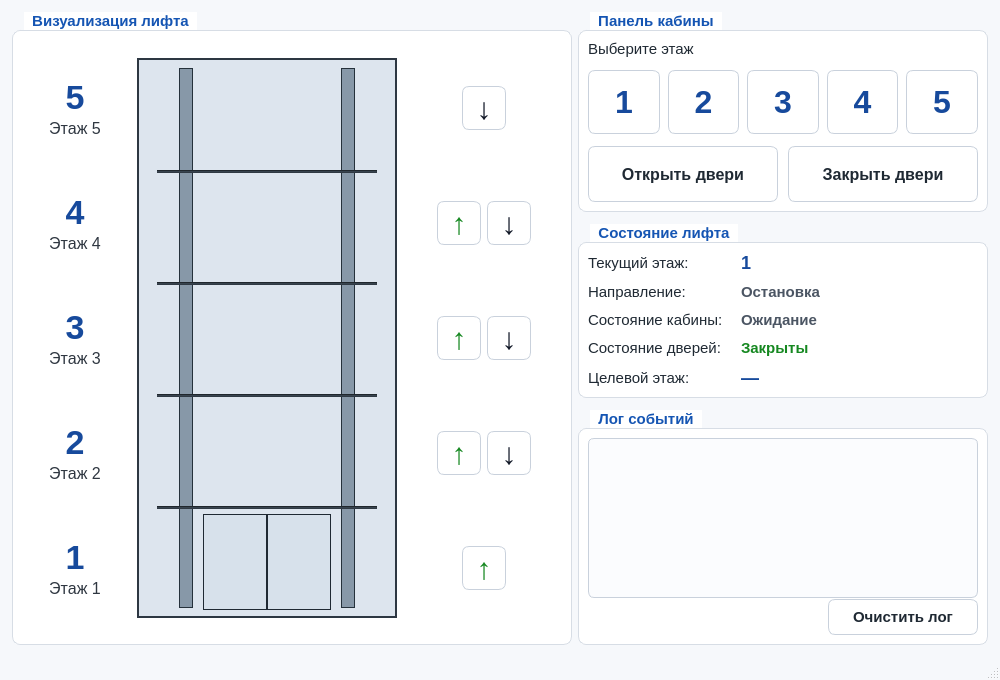
<?xml version="1.0" encoding="UTF-8"?>
<ui version="4.0">
 <class>MainWindow</class>
 <widget class="QMainWindow" name="MainWindow">
  <property name="geometry">
   <rect>
    <x>0</x>
    <y>0</y>
    <width>1000</width>
    <height>680</height>
   </rect>
  </property>
  <property name="minimumSize">
   <size>
    <width>1000</width>
    <height>680</height>
   </size>
  </property>
  <property name="windowTitle">
   <string>Симулятор пассажирского лифта — 5 этажей</string>
  </property>
  <property name="styleSheet">
   <string notr="true">QMainWindow {
    background: #f6f8fb;
}

QWidget {
    color: #1f2933;
    font-family: &quot;Segoe UI&quot;, &quot;Arial&quot;;
    font-size: 15px;
}

QGroupBox {
    background: #ffffff;
    border: 1px solid #d7dde5;
    border-radius: 8px;
    margin-top: 18px;
    font-weight: 600;
    color: #1555b3;
}

QGroupBox::title {
    subcontrol-origin: margin;
    subcontrol-position: top left;
    left: 12px;
    padding: 0 6px;
    background: #ffffff;
    color: #1555b3;
    font-size: 18px;
    font-weight: 700;
}

QPushButton {
    background: #ffffff;
    border: 1px solid #c9d1dc;
    border-radius: 7px;
    color: #1f2933;
    font-weight: 500;
}

QPushButton:hover {
    background: #f3f7fd;
    border-color: #9bb7df;
}

QPushButton:pressed {
    background: #dceaff;
    border-color: #1f5fbf;
}

QPushButton:checked {
    background: #e7f0ff;
    border: 2px solid #1f5fbf;
    color: #174a9c;
}

QPushButton:disabled {
    background: #edf0f3;
    border-color: #d2d7de;
    color: #98a1ad;
}

QLabel {
    background: transparent;
}

#visualPanelGroup,
#cabinPanelGroup,
#statusGroup,
#logGroup {
    background: #ffffff;
}

#floorNumberLabel1,
#floorNumberLabel2,
#floorNumberLabel3,
#floorNumberLabel4,
#floorNumberLabel5 {
    color: #174a9c;
    font-size: 34px;
    font-weight: 800;
}

#floorCaptionLabel1,
#floorCaptionLabel2,
#floorCaptionLabel3,
#floorCaptionLabel4,
#floorCaptionLabel5 {
    color: #2f3741;
    font-size: 16px;
}

#shaftFrame {
    background: #dde5ee;
    border: 2px solid #2d3742;
    border-radius: 0;
}

#leftRailFrame,
#rightRailFrame {
    background: #8798a8;
    border: 1px solid #25313b;
}

#floorDividerFrame2,
#floorDividerFrame3,
#floorDividerFrame4,
#floorDividerFrame5 {
    color: #303a44;
    background: #303a44;
}

#elevatorCabinFrame {
    background: #cfd9e4;
    border: 2px solid #111827;
}

#leftDoorFrame,
#rightDoorFrame {
    background: #d7e1eb;
    border: 1px solid #1f2933;
}

#callUpButton1,
#callUpButton2,
#callUpButton3,
#callUpButton4 {
    color: #168821;
    font-size: 30px;
    font-weight: 800;
}

#callDownButton2,
#callDownButton3,
#callDownButton4,
#callDownButton5 {
    color: #111827;
    font-size: 30px;
    font-weight: 800;
}

#callUpButton1:checked,
#callUpButton2:checked,
#callUpButton3:checked,
#callUpButton4:checked {
    background: #e8f8eb;
    border: 2px solid #168821;
    color: #0f7a1a;
}

#callDownButton2:checked,
#callDownButton3:checked,
#callDownButton4:checked,
#callDownButton5:checked {
    background: #e7f0ff;
    border: 2px solid #174a9c;
    color: #174a9c;
}

#cabinFloorButton1,
#cabinFloorButton2,
#cabinFloorButton3,
#cabinFloorButton4,
#cabinFloorButton5 {
    color: #174a9c;
    font-size: 32px;
    font-weight: 800;
}

#cabinFloorButton1:checked,
#cabinFloorButton2:checked,
#cabinFloorButton3:checked,
#cabinFloorButton4:checked,
#cabinFloorButton5:checked {
    background: #e7f0ff;
    border: 2px solid #174a9c;
}

#openDoorsButton,
#closeDoorsButton {
    font-size: 16px;
    min-height: 54px;
}

#currentFloorValueLabel,
#targetFloorValueLabel {
    color: #174a9c;
    font-size: 18px;
    font-weight: 800;
}

#directionValueLabel,
#cabinStateValueLabel {
    color: #4b5563;
    font-weight: 600;
}

#doorsStateValueLabel {
    color: #168821;
    font-weight: 700;
}

#eventLogEdit {
    background: #fbfcfe;
    border: 1px solid #c9d1dc;
    border-radius: 6px;
    color: #1f2933;
    font-family: &quot;Consolas&quot;, &quot;Courier New&quot;, monospace;
    font-size: 14px;
    selection-background-color: #cfe0ff;
}

#clearLogButton {
    min-height: 34px;
}
</string>
  </property>
  <widget class="QWidget" name="centralwidget">
   <layout class="QHBoxLayout" name="mainLayout">
    <property name="leftMargin">
     <number>12</number>
    </property>
    <property name="topMargin">
     <number>12</number>
    </property>
    <property name="rightMargin">
     <number>12</number>
    </property>
    <property name="bottomMargin">
     <number>12</number>
    </property>
    <property name="spacing">
     <number>12</number>
    </property>
    <item>
     <widget class="QGroupBox" name="visualPanelGroup">
      <property name="sizePolicy">
       <sizepolicy hsizetype="Expanding" vsizetype="Expanding">
        <horstretch>3</horstretch>
        <verstretch>1</verstretch>
       </sizepolicy>
      </property>
      <property name="minimumSize">
       <size>
        <width>560</width>
        <height>620</height>
       </size>
      </property>
      <property name="title">
       <string>Визуализация лифта</string>
      </property>
      <layout class="QGridLayout" name="visualLayout">
       <property name="leftMargin">
        <number>12</number>
       </property>
       <property name="topMargin">
        <number>18</number>
       </property>
       <property name="rightMargin">
        <number>12</number>
       </property>
       <property name="bottomMargin">
        <number>12</number>
       </property>
       <property name="horizontalSpacing">
        <number>12</number>
       </property>
       <property name="verticalSpacing">
        <number>0</number>
       </property>
       <item row="0" column="0">
        <widget class="QWidget" name="floorInfoWidget5">
         <property name="minimumSize">
         <size>
          <width>100</width>
          <height>112</height>
         </size>
        </property>
        <property name="maximumSize">
         <size>
          <width>16777215</width>
          <height>112</height>
         </size>
        </property>
         <layout class="QVBoxLayout" name="floorInfoLayout5">
          <property name="spacing">
           <number>2</number>
          </property>
          <item>
           <spacer name="floorInfoTopSpacer5">
            <property name="orientation">
             <enum>Qt::Vertical</enum>
            </property>
            <property name="sizeHint" stdset="0">
             <size>
              <width>20</width>
              <height>20</height>
             </size>
            </property>
           </spacer>
          </item>
          <item>
           <widget class="QLabel" name="floorNumberLabel5">
            <property name="text">
             <string>5</string>
            </property>
            <property name="alignment">
             <set>Qt::AlignCenter</set>
            </property>
           </widget>
          </item>
          <item>
           <widget class="QLabel" name="floorCaptionLabel5">
            <property name="text">
             <string>Этаж 5</string>
            </property>
            <property name="alignment">
             <set>Qt::AlignCenter</set>
            </property>
           </widget>
          </item>
          <item>
           <spacer name="floorInfoBottomSpacer5">
            <property name="orientation">
             <enum>Qt::Vertical</enum>
            </property>
            <property name="sizeHint" stdset="0">
             <size>
              <width>20</width>
              <height>20</height>
             </size>
            </property>
           </spacer>
          </item>
         </layout>
        </widget>
       </item>
       <item row="1" column="0">
        <widget class="QWidget" name="floorInfoWidget4">
         <property name="minimumSize">
         <size>
          <width>100</width>
          <height>112</height>
         </size>
        </property>
        <property name="maximumSize">
         <size>
          <width>16777215</width>
          <height>112</height>
         </size>
        </property>
         <layout class="QVBoxLayout" name="floorInfoLayout4">
          <property name="spacing">
           <number>2</number>
          </property>
          <item>
           <spacer name="floorInfoTopSpacer4">
            <property name="orientation">
             <enum>Qt::Vertical</enum>
            </property>
            <property name="sizeHint" stdset="0">
             <size>
              <width>20</width>
              <height>20</height>
             </size>
            </property>
           </spacer>
          </item>
          <item>
           <widget class="QLabel" name="floorNumberLabel4">
            <property name="text">
             <string>4</string>
            </property>
            <property name="alignment">
             <set>Qt::AlignCenter</set>
            </property>
           </widget>
          </item>
          <item>
           <widget class="QLabel" name="floorCaptionLabel4">
            <property name="text">
             <string>Этаж 4</string>
            </property>
            <property name="alignment">
             <set>Qt::AlignCenter</set>
            </property>
           </widget>
          </item>
          <item>
           <spacer name="floorInfoBottomSpacer4">
            <property name="orientation">
             <enum>Qt::Vertical</enum>
            </property>
            <property name="sizeHint" stdset="0">
             <size>
              <width>20</width>
              <height>20</height>
             </size>
            </property>
           </spacer>
          </item>
         </layout>
        </widget>
       </item>
       <item row="2" column="0">
        <widget class="QWidget" name="floorInfoWidget3">
         <property name="minimumSize">
         <size>
          <width>100</width>
          <height>112</height>
         </size>
        </property>
        <property name="maximumSize">
         <size>
          <width>16777215</width>
          <height>112</height>
         </size>
        </property>
         <layout class="QVBoxLayout" name="floorInfoLayout3">
          <property name="spacing">
           <number>2</number>
          </property>
          <item>
           <spacer name="floorInfoTopSpacer3">
            <property name="orientation">
             <enum>Qt::Vertical</enum>
            </property>
            <property name="sizeHint" stdset="0">
             <size>
              <width>20</width>
              <height>20</height>
             </size>
            </property>
           </spacer>
          </item>
          <item>
           <widget class="QLabel" name="floorNumberLabel3">
            <property name="text">
             <string>3</string>
            </property>
            <property name="alignment">
             <set>Qt::AlignCenter</set>
            </property>
           </widget>
          </item>
          <item>
           <widget class="QLabel" name="floorCaptionLabel3">
            <property name="text">
             <string>Этаж 3</string>
            </property>
            <property name="alignment">
             <set>Qt::AlignCenter</set>
            </property>
           </widget>
          </item>
          <item>
           <spacer name="floorInfoBottomSpacer3">
            <property name="orientation">
             <enum>Qt::Vertical</enum>
            </property>
            <property name="sizeHint" stdset="0">
             <size>
              <width>20</width>
              <height>20</height>
             </size>
            </property>
           </spacer>
          </item>
         </layout>
        </widget>
       </item>
       <item row="3" column="0">
        <widget class="QWidget" name="floorInfoWidget2">
         <property name="minimumSize">
         <size>
          <width>100</width>
          <height>112</height>
         </size>
        </property>
        <property name="maximumSize">
         <size>
          <width>16777215</width>
          <height>112</height>
         </size>
        </property>
         <layout class="QVBoxLayout" name="floorInfoLayout2">
          <property name="spacing">
           <number>2</number>
          </property>
          <item>
           <spacer name="floorInfoTopSpacer2">
            <property name="orientation">
             <enum>Qt::Vertical</enum>
            </property>
            <property name="sizeHint" stdset="0">
             <size>
              <width>20</width>
              <height>20</height>
             </size>
            </property>
           </spacer>
          </item>
          <item>
           <widget class="QLabel" name="floorNumberLabel2">
            <property name="text">
             <string>2</string>
            </property>
            <property name="alignment">
             <set>Qt::AlignCenter</set>
            </property>
           </widget>
          </item>
          <item>
           <widget class="QLabel" name="floorCaptionLabel2">
            <property name="text">
             <string>Этаж 2</string>
            </property>
            <property name="alignment">
             <set>Qt::AlignCenter</set>
            </property>
           </widget>
          </item>
          <item>
           <spacer name="floorInfoBottomSpacer2">
            <property name="orientation">
             <enum>Qt::Vertical</enum>
            </property>
            <property name="sizeHint" stdset="0">
             <size>
              <width>20</width>
              <height>20</height>
             </size>
            </property>
           </spacer>
          </item>
         </layout>
        </widget>
       </item>
       <item row="4" column="0">
        <widget class="QWidget" name="floorInfoWidget1">
         <property name="minimumSize">
         <size>
          <width>100</width>
          <height>112</height>
         </size>
        </property>
        <property name="maximumSize">
         <size>
          <width>16777215</width>
          <height>112</height>
         </size>
        </property>
         <layout class="QVBoxLayout" name="floorInfoLayout1">
          <property name="spacing">
           <number>2</number>
          </property>
          <item>
           <spacer name="floorInfoTopSpacer1">
            <property name="orientation">
             <enum>Qt::Vertical</enum>
            </property>
            <property name="sizeHint" stdset="0">
             <size>
              <width>20</width>
              <height>20</height>
             </size>
            </property>
           </spacer>
          </item>
          <item>
           <widget class="QLabel" name="floorNumberLabel1">
            <property name="text">
             <string>1</string>
            </property>
            <property name="alignment">
             <set>Qt::AlignCenter</set>
            </property>
           </widget>
          </item>
          <item>
           <widget class="QLabel" name="floorCaptionLabel1">
            <property name="text">
             <string>Этаж 1</string>
            </property>
            <property name="alignment">
             <set>Qt::AlignCenter</set>
            </property>
           </widget>
          </item>
          <item>
           <spacer name="floorInfoBottomSpacer1">
            <property name="orientation">
             <enum>Qt::Vertical</enum>
            </property>
            <property name="sizeHint" stdset="0">
             <size>
              <width>20</width>
              <height>20</height>
             </size>
            </property>
           </spacer>
          </item>
         </layout>
        </widget>
       </item>
       <item row="0" column="1" rowspan="5">
        <widget class="QFrame" name="shaftFrame">
         <property name="sizePolicy">
          <sizepolicy hsizetype="Fixed" vsizetype="Fixed">
           <horstretch>2</horstretch>
           <verstretch>0</verstretch>
          </sizepolicy>
         </property>
         <property name="minimumSize">
          <size>
           <width>260</width>
          <height>560</height>
         </size>
        </property>
        <property name="maximumSize">
         <size>
          <width>260</width>
          <height>560</height>
         </size>
        </property>
         <property name="frameShape">
          <enum>QFrame::Box</enum>
         </property>
         <property name="frameShadow">
          <enum>QFrame::Plain</enum>
         </property>
         <widget class="QFrame" name="leftRailFrame">
          <property name="geometry">
           <rect>
            <x>42</x>
            <y>10</y>
            <width>14</width>
            <height>540</height>
           </rect>
          </property>
          <property name="frameShape">
           <enum>QFrame::Box</enum>
          </property>
         </widget>
         <widget class="QFrame" name="rightRailFrame">
          <property name="geometry">
           <rect>
            <x>204</x>
            <y>10</y>
            <width>14</width>
            <height>540</height>
           </rect>
          </property>
          <property name="frameShape">
           <enum>QFrame::Box</enum>
          </property>
         </widget>
         <widget class="QFrame" name="floorDividerFrame5">
          <property name="geometry">
           <rect>
            <x>20</x>
            <y>112</y>
            <width>220</width>
            <height>3</height>
           </rect>
          </property>
          <property name="frameShape">
           <enum>QFrame::HLine</enum>
          </property>
          <property name="frameShadow">
           <enum>QFrame::Sunken</enum>
          </property>
         </widget>
         <widget class="QFrame" name="floorDividerFrame4">
          <property name="geometry">
           <rect>
            <x>20</x>
            <y>224</y>
            <width>220</width>
            <height>3</height>
           </rect>
          </property>
          <property name="frameShape">
           <enum>QFrame::HLine</enum>
          </property>
          <property name="frameShadow">
           <enum>QFrame::Sunken</enum>
          </property>
         </widget>
         <widget class="QFrame" name="floorDividerFrame3">
          <property name="geometry">
           <rect>
            <x>20</x>
            <y>336</y>
            <width>220</width>
            <height>3</height>
           </rect>
          </property>
          <property name="frameShape">
           <enum>QFrame::HLine</enum>
          </property>
          <property name="frameShadow">
           <enum>QFrame::Sunken</enum>
          </property>
         </widget>
         <widget class="QFrame" name="floorDividerFrame2">
          <property name="geometry">
           <rect>
            <x>20</x>
            <y>448</y>
            <width>220</width>
            <height>3</height>
           </rect>
          </property>
          <property name="frameShape">
           <enum>QFrame::HLine</enum>
          </property>
          <property name="frameShadow">
           <enum>QFrame::Sunken</enum>
          </property>
         </widget>
         <widget class="QFrame" name="elevatorCabinFrame">
          <property name="geometry">
           <rect>
            <x>66</x>
            <y>456</y>
            <width>128</width>
            <height>96</height>
           </rect>
          </property>
          <property name="minimumSize">
           <size>
            <width>120</width>
            <height>90</height>
           </size>
          </property>
          <property name="frameShape">
           <enum>QFrame::Box</enum>
          </property>
          <property name="frameShadow">
           <enum>QFrame::Raised</enum>
          </property>
          <widget class="QFrame" name="leftDoorFrame">
           <property name="geometry">
            <rect>
             <x>0</x>
             <y>0</y>
             <width>64</width>
             <height>96</height>
            </rect>
           </property>
           <property name="frameShape">
            <enum>QFrame::Box</enum>
           </property>
           <property name="frameShadow">
            <enum>QFrame::Plain</enum>
           </property>
          </widget>
          <widget class="QFrame" name="rightDoorFrame">
           <property name="geometry">
            <rect>
             <x>64</x>
             <y>0</y>
             <width>64</width>
             <height>96</height>
            </rect>
           </property>
           <property name="frameShape">
            <enum>QFrame::Box</enum>
           </property>
           <property name="frameShadow">
            <enum>QFrame::Plain</enum>
           </property>
          </widget>
         </widget>
        </widget>
       </item>
       <item row="0" column="2">
        <widget class="QWidget" name="callButtonsWidget5">
         <property name="minimumSize">
         <size>
          <width>130</width>
          <height>112</height>
         </size>
        </property>
        <property name="maximumSize">
         <size>
          <width>16777215</width>
          <height>112</height>
         </size>
        </property>
         <layout class="QHBoxLayout" name="callButtonsLayout5">
          <item>
           <spacer name="callLeftSpacer5">
            <property name="orientation">
             <enum>Qt::Horizontal</enum>
            </property>
            <property name="sizeHint" stdset="0">
             <size>
              <width>20</width>
              <height>20</height>
             </size>
            </property>
           </spacer>
          </item>
          <item>
           <widget class="QPushButton" name="callDownButton5">
            <property name="minimumSize">
             <size>
              <width>44</width>
              <height>44</height>
             </size>
            </property>
            <property name="text">
             <string>↓</string>
            </property>
            <property name="checkable">
             <bool>true</bool>
            </property>
           </widget>
          </item>
          <item>
           <spacer name="callRightSpacer5">
            <property name="orientation">
             <enum>Qt::Horizontal</enum>
            </property>
            <property name="sizeHint" stdset="0">
             <size>
              <width>20</width>
              <height>20</height>
             </size>
            </property>
           </spacer>
          </item>
         </layout>
        </widget>
       </item>
       <item row="1" column="2">
        <widget class="QWidget" name="callButtonsWidget4">
         <property name="minimumSize">
         <size>
          <width>130</width>
          <height>112</height>
         </size>
        </property>
        <property name="maximumSize">
         <size>
          <width>16777215</width>
          <height>112</height>
         </size>
        </property>
         <layout class="QHBoxLayout" name="callButtonsLayout4">
          <item>
           <spacer name="callLeftSpacer4">
            <property name="orientation">
             <enum>Qt::Horizontal</enum>
            </property>
            <property name="sizeHint" stdset="0">
             <size>
              <width>12</width>
              <height>20</height>
             </size>
            </property>
           </spacer>
          </item>
          <item>
           <widget class="QPushButton" name="callUpButton4">
            <property name="minimumSize">
             <size>
              <width>44</width>
              <height>44</height>
             </size>
            </property>
            <property name="text">
             <string>↑</string>
            </property>
            <property name="checkable">
             <bool>true</bool>
            </property>
           </widget>
          </item>
          <item>
           <widget class="QPushButton" name="callDownButton4">
            <property name="minimumSize">
             <size>
              <width>44</width>
              <height>44</height>
             </size>
            </property>
            <property name="text">
             <string>↓</string>
            </property>
            <property name="checkable">
             <bool>true</bool>
            </property>
           </widget>
          </item>
          <item>
           <spacer name="callRightSpacer4">
            <property name="orientation">
             <enum>Qt::Horizontal</enum>
            </property>
            <property name="sizeHint" stdset="0">
             <size>
              <width>12</width>
              <height>20</height>
             </size>
            </property>
           </spacer>
          </item>
         </layout>
        </widget>
       </item>
       <item row="2" column="2">
        <widget class="QWidget" name="callButtonsWidget3">
         <property name="minimumSize">
         <size>
          <width>130</width>
          <height>112</height>
         </size>
        </property>
        <property name="maximumSize">
         <size>
          <width>16777215</width>
          <height>112</height>
         </size>
        </property>
         <layout class="QHBoxLayout" name="callButtonsLayout3">
          <item>
           <spacer name="callLeftSpacer3">
            <property name="orientation">
             <enum>Qt::Horizontal</enum>
            </property>
            <property name="sizeHint" stdset="0">
             <size>
              <width>12</width>
              <height>20</height>
             </size>
            </property>
           </spacer>
          </item>
          <item>
           <widget class="QPushButton" name="callUpButton3">
            <property name="minimumSize">
             <size>
              <width>44</width>
              <height>44</height>
             </size>
            </property>
            <property name="text">
             <string>↑</string>
            </property>
            <property name="checkable">
             <bool>true</bool>
            </property>
           </widget>
          </item>
          <item>
           <widget class="QPushButton" name="callDownButton3">
            <property name="minimumSize">
             <size>
              <width>44</width>
              <height>44</height>
             </size>
            </property>
            <property name="text">
             <string>↓</string>
            </property>
            <property name="checkable">
             <bool>true</bool>
            </property>
           </widget>
          </item>
          <item>
           <spacer name="callRightSpacer3">
            <property name="orientation">
             <enum>Qt::Horizontal</enum>
            </property>
            <property name="sizeHint" stdset="0">
             <size>
              <width>12</width>
              <height>20</height>
             </size>
            </property>
           </spacer>
          </item>
         </layout>
        </widget>
       </item>
       <item row="3" column="2">
        <widget class="QWidget" name="callButtonsWidget2">
         <property name="minimumSize">
         <size>
          <width>130</width>
          <height>112</height>
         </size>
        </property>
        <property name="maximumSize">
         <size>
          <width>16777215</width>
          <height>112</height>
         </size>
        </property>
         <layout class="QHBoxLayout" name="callButtonsLayout2">
          <item>
           <spacer name="callLeftSpacer2">
            <property name="orientation">
             <enum>Qt::Horizontal</enum>
            </property>
            <property name="sizeHint" stdset="0">
             <size>
              <width>12</width>
              <height>20</height>
             </size>
            </property>
           </spacer>
          </item>
          <item>
           <widget class="QPushButton" name="callUpButton2">
            <property name="minimumSize">
             <size>
              <width>44</width>
              <height>44</height>
             </size>
            </property>
            <property name="text">
             <string>↑</string>
            </property>
            <property name="checkable">
             <bool>true</bool>
            </property>
           </widget>
          </item>
          <item>
           <widget class="QPushButton" name="callDownButton2">
            <property name="minimumSize">
             <size>
              <width>44</width>
              <height>44</height>
             </size>
            </property>
            <property name="text">
             <string>↓</string>
            </property>
            <property name="checkable">
             <bool>true</bool>
            </property>
           </widget>
          </item>
          <item>
           <spacer name="callRightSpacer2">
            <property name="orientation">
             <enum>Qt::Horizontal</enum>
            </property>
            <property name="sizeHint" stdset="0">
             <size>
              <width>12</width>
              <height>20</height>
             </size>
            </property>
           </spacer>
          </item>
         </layout>
        </widget>
       </item>
       <item row="4" column="2">
        <widget class="QWidget" name="callButtonsWidget1">
         <property name="minimumSize">
         <size>
          <width>130</width>
          <height>112</height>
         </size>
        </property>
        <property name="maximumSize">
         <size>
          <width>16777215</width>
          <height>112</height>
         </size>
        </property>
         <layout class="QHBoxLayout" name="callButtonsLayout1">
          <item>
           <spacer name="callLeftSpacer1">
            <property name="orientation">
             <enum>Qt::Horizontal</enum>
            </property>
            <property name="sizeHint" stdset="0">
             <size>
              <width>20</width>
              <height>20</height>
             </size>
            </property>
           </spacer>
          </item>
          <item>
           <widget class="QPushButton" name="callUpButton1">
            <property name="minimumSize">
             <size>
              <width>44</width>
              <height>44</height>
             </size>
            </property>
            <property name="text">
             <string>↑</string>
            </property>
            <property name="checkable">
             <bool>true</bool>
            </property>
           </widget>
          </item>
          <item>
           <spacer name="callRightSpacer1">
            <property name="orientation">
             <enum>Qt::Horizontal</enum>
            </property>
            <property name="sizeHint" stdset="0">
             <size>
              <width>20</width>
              <height>20</height>
             </size>
            </property>
           </spacer>
          </item>
         </layout>
        </widget>
       </item>
      </layout>
     </widget>
    </item>
    <item>
     <widget class="QWidget" name="controlPanel">
      <property name="sizePolicy">
       <sizepolicy hsizetype="Preferred" vsizetype="Expanding">
        <horstretch>2</horstretch>
        <verstretch>1</verstretch>
       </sizepolicy>
      </property>
      <property name="minimumSize">
       <size>
        <width>410</width>
        <height>620</height>
       </size>
      </property>
      <layout class="QVBoxLayout" name="controlPanelLayout">
       <property name="spacing">
        <number>12</number>
       </property>
       <property name="leftMargin">
        <number>0</number>
       </property>
       <property name="topMargin">
        <number>0</number>
       </property>
       <property name="rightMargin">
        <number>0</number>
       </property>
       <property name="bottomMargin">
        <number>0</number>
       </property>
       <item>
        <widget class="QGroupBox" name="cabinPanelGroup">
         <property name="sizePolicy">
          <sizepolicy hsizetype="Expanding" vsizetype="Fixed">
           <horstretch>0</horstretch>
           <verstretch>0</verstretch>
          </sizepolicy>
         </property>
         <property name="title">
          <string>Панель кабины</string>
         </property>
         <layout class="QVBoxLayout" name="cabinPanelLayout">
          <property name="spacing">
           <number>12</number>
          </property>
          <item>
           <widget class="QLabel" name="chooseFloorLabel">
            <property name="text">
             <string>Выберите этаж</string>
            </property>
           </widget>
          </item>
          <item>
           <layout class="QHBoxLayout" name="cabinFloorButtonsLayout">
            <property name="spacing">
             <number>8</number>
            </property>
            <item>
             <widget class="QPushButton" name="cabinFloorButton1">
              <property name="minimumSize">
               <size>
                <width>64</width>
                <height>64</height>
               </size>
              </property>
              <property name="text">
               <string>1</string>
              </property>
              <property name="checkable">
               <bool>true</bool>
              </property>
             </widget>
            </item>
            <item>
             <widget class="QPushButton" name="cabinFloorButton2">
              <property name="minimumSize">
               <size>
                <width>64</width>
                <height>64</height>
               </size>
              </property>
              <property name="text">
               <string>2</string>
              </property>
              <property name="checkable">
               <bool>true</bool>
              </property>
             </widget>
            </item>
            <item>
             <widget class="QPushButton" name="cabinFloorButton3">
              <property name="minimumSize">
               <size>
                <width>64</width>
                <height>64</height>
               </size>
              </property>
              <property name="text">
               <string>3</string>
              </property>
              <property name="checkable">
               <bool>true</bool>
              </property>
             </widget>
            </item>
            <item>
             <widget class="QPushButton" name="cabinFloorButton4">
              <property name="minimumSize">
               <size>
                <width>64</width>
                <height>64</height>
               </size>
              </property>
              <property name="text">
               <string>4</string>
              </property>
              <property name="checkable">
               <bool>true</bool>
              </property>
             </widget>
            </item>
            <item>
             <widget class="QPushButton" name="cabinFloorButton5">
              <property name="minimumSize">
               <size>
                <width>64</width>
                <height>64</height>
               </size>
              </property>
              <property name="text">
               <string>5</string>
              </property>
              <property name="checkable">
               <bool>true</bool>
              </property>
             </widget>
            </item>
           </layout>
          </item>
          <item>
           <layout class="QHBoxLayout" name="doorButtonsLayout">
            <property name="spacing">
             <number>10</number>
            </property>
            <item>
             <widget class="QPushButton" name="openDoorsButton">
              <property name="minimumSize">
               <size>
                <width>0</width>
                <height>56</height>
               </size>
              </property>
              <property name="text">
               <string>Открыть двери</string>
              </property>
             </widget>
            </item>
            <item>
             <widget class="QPushButton" name="closeDoorsButton">
              <property name="minimumSize">
               <size>
                <width>0</width>
                <height>56</height>
               </size>
              </property>
              <property name="text">
               <string>Закрыть двери</string>
              </property>
             </widget>
            </item>
           </layout>
          </item>
         </layout>
        </widget>
       </item>
       <item>
        <widget class="QGroupBox" name="statusGroup">
         <property name="sizePolicy">
          <sizepolicy hsizetype="Expanding" vsizetype="Fixed">
           <horstretch>0</horstretch>
           <verstretch>0</verstretch>
          </sizepolicy>
         </property>
         <property name="title">
          <string>Состояние лифта</string>
         </property>
         <layout class="QFormLayout" name="statusLayout">
          <property name="fieldGrowthPolicy">
           <enum>QFormLayout::AllNonFixedFieldsGrow</enum>
          </property>
          <property name="labelAlignment">
           <set>Qt::AlignLeading|Qt::AlignLeft|Qt::AlignVCenter</set>
          </property>
          <property name="formAlignment">
           <set>Qt::AlignLeading|Qt::AlignLeft|Qt::AlignTop</set>
          </property>
          <property name="horizontalSpacing">
           <number>18</number>
          </property>
          <property name="verticalSpacing">
           <number>10</number>
          </property>
          <item row="0" column="0">
           <widget class="QLabel" name="currentFloorTitleLabel">
            <property name="text">
             <string>Текущий этаж:</string>
            </property>
           </widget>
          </item>
          <item row="0" column="1">
           <widget class="QLabel" name="currentFloorValueLabel">
            <property name="text">
             <string>1</string>
            </property>
           </widget>
          </item>
          <item row="1" column="0">
           <widget class="QLabel" name="directionTitleLabel">
            <property name="text">
             <string>Направление:</string>
            </property>
           </widget>
          </item>
          <item row="1" column="1">
           <widget class="QLabel" name="directionValueLabel">
            <property name="text">
             <string>Остановка</string>
            </property>
           </widget>
          </item>
          <item row="2" column="0">
           <widget class="QLabel" name="cabinStateTitleLabel">
            <property name="text">
             <string>Состояние кабины:</string>
            </property>
           </widget>
          </item>
          <item row="2" column="1">
           <widget class="QLabel" name="cabinStateValueLabel">
            <property name="text">
             <string>Ожидание</string>
            </property>
           </widget>
          </item>
          <item row="3" column="0">
           <widget class="QLabel" name="doorsStateTitleLabel">
            <property name="text">
             <string>Состояние дверей:</string>
            </property>
           </widget>
          </item>
          <item row="3" column="1">
           <widget class="QLabel" name="doorsStateValueLabel">
            <property name="text">
             <string>Закрыты</string>
            </property>
           </widget>
          </item>
          <item row="4" column="0">
           <widget class="QLabel" name="targetFloorTitleLabel">
            <property name="text">
             <string>Целевой этаж:</string>
            </property>
           </widget>
          </item>
          <item row="4" column="1">
           <widget class="QLabel" name="targetFloorValueLabel">
            <property name="text">
             <string>—</string>
            </property>
           </widget>
          </item>
         </layout>
        </widget>
       </item>
       <item>
        <widget class="QGroupBox" name="logGroup">
         <property name="sizePolicy">
          <sizepolicy hsizetype="Expanding" vsizetype="Expanding">
           <horstretch>0</horstretch>
           <verstretch>1</verstretch>
          </sizepolicy>
         </property>
         <property name="title">
          <string>Лог событий</string>
         </property>
         <layout class="QVBoxLayout" name="logLayout">
          <property name="spacing">
           <number>8</number>
          </property>
          <item>
           <widget class="QPlainTextEdit" name="eventLogEdit">
            <property name="sizePolicy">
             <sizepolicy hsizetype="Expanding" vsizetype="Expanding">
              <horstretch>0</horstretch>
              <verstretch>1</verstretch>
             </sizepolicy>
            </property>
            <property name="minimumSize">
             <size>
              <width>0</width>
              <height>160</height>
             </size>
            </property>
            <property name="readOnly">
             <bool>true</bool>
            </property>
           </widget>
          </item>
          <item>
           <layout class="QHBoxLayout" name="clearLogLayout">
            <item>
             <spacer name="clearLogSpacer">
              <property name="orientation">
               <enum>Qt::Horizontal</enum>
              </property>
              <property name="sizeHint" stdset="0">
               <size>
                <width>40</width>
                <height>20</height>
               </size>
              </property>
             </spacer>
            </item>
            <item>
             <widget class="QPushButton" name="clearLogButton">
              <property name="minimumSize">
               <size>
                <width>150</width>
                <height>36</height>
               </size>
              </property>
              <property name="text">
               <string>Очистить лог</string>
              </property>
             </widget>
            </item>
           </layout>
          </item>
         </layout>
        </widget>
       </item>
      </layout>
     </widget>
    </item>
   </layout>
  </widget>
  <widget class="QMenuBar" name="menubar">
   <property name="geometry">
    <rect>
     <x>0</x>
     <y>0</y>
     <width>1000</width>
     <height>24</height>
    </rect>
   </property>
  </widget>
  <widget class="QStatusBar" name="statusbar"/>
 </widget>
 <resources/>
 <connections/>
</ui>
